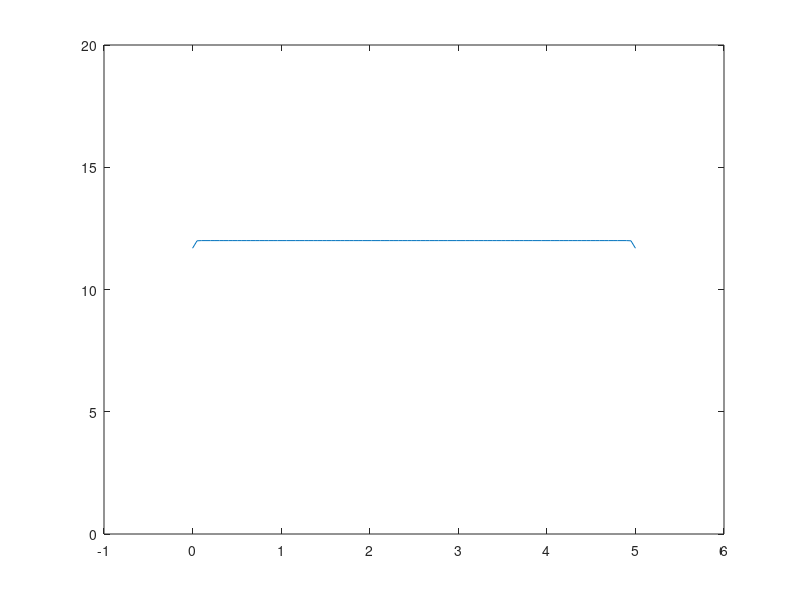

This figure's MATLAB source:
clc
clear

%define all variables/constants

N=100;
sigma_a = 0.5;
S = 6*ones(N,1);
D = 1/3;
x = linspace(0,5,100);

%create a sparse 100x100 matrix

cm = sparse(N,N);

%interior nodes

for i = 2:N-1
    
    delta_x = 5;  % unsure on this, my instinct says it should be the delta 
                  % x, or difference between nodes, which is 0.0505, but 
                  % that does not give the correct answer
                  
    cm(i,i-1) = ((-D)./(delta_x.^2));
    cm(i,i) = ((D./(delta_x.^2))+(D./(delta_x.^2))+sigma_a);
    cm(i,i+1) = ((-D)./(delta_x.^2));  
    
end

%Left Bound
i = 1;
cm(i,i) = ((D./(delta_x.^2))+sigma_a);


%Right Bound
i = N;
cm(i,i) = ((D./(delta_x.^2))+sigma_a);



phi = cm\S
plot(x,phi)
ylim([0,20])
xlim([-1,6])


